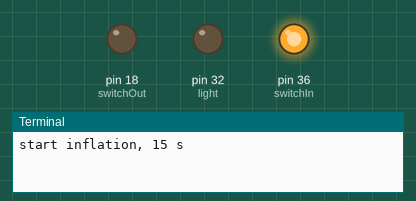
A program run on a simulated Raspberry Pi (header pin numbers). Shown: output pins drawn as LEDs (lit = HIGH), the last lines printed to the terminal. The clock reads 2024-03-15 10:24:30 at power-on unless the program sets it.

Above: at 7.5 s.
At 20.0 s:
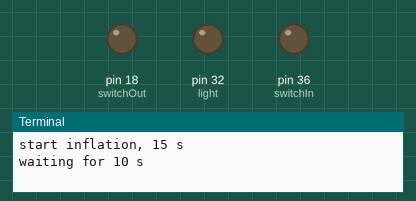
At 43.5 s:
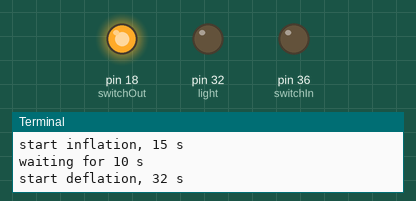
Timing chart, 0 to 80.6 s (numbered marks = the images above):
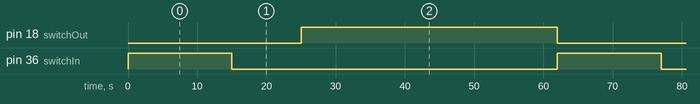

The program:

main.py
```python
# !/usr/bin/python3
# -*- coding: utf-8 -*-

import RPi.GPIO as GPIO
import time


def main():
    # GPIO port
    switchIn = 36
    switchOut = 18
    flowSensor = 12
    light = 32

    # time(s)
    inTime = 15
    waitTime = 10
    outTime = 32
    nextTime = 5

    # 配置GPIO口
    GPIO.setmode(GPIO.BOARD)        # 将GPIO编程方式设置为BOARD模式
    GPIO.setup(switchIn, GPIO.OUT)  # 设置物理引脚负责输出电压
    GPIO.setup(switchOut, GPIO.OUT)
    GPIO.setup(flowSensor, GPIO.IN)
    GPIO.setup(light, GPIO.OUT)

    while 1:
        try:
            # 充气过程
            print("start inflation, {} s".format(inTime))
            GPIO.output(switchIn, GPIO.HIGH) # switchIn输出高电平
            GPIO.output(switchOut, GPIO.LOW)
            GPIO.output(light, GPIO.LOW)
            time.sleep(inTime)
            GPIO.output(switchIn, GPIO.LOW) # switchIn输出低电平
            print("waiting for {} s".format(waitTime))
            time.sleep(waitTime)            # 充气后等待

            # 放气过程
            print("start deflation, {} s".format(outTime))
            GPIO.output(switchOut, GPIO.HIGH)
            start = time.time()
            while True:
                flow = GPIO.input(flowSensor)       # 读取流量传感器
                if flow:
                    GPIO.output(light, GPIO.HIGH)
                    while True:
                        current = time.time()       # 获取当前时间
                        if (current - start > outTime):
                            break                   # 持续了outTime则break
                current = time.time()
                if (current - start > outTime):
                    print("waiting for {} s".format(nextTime))
                    time.sleep(nextTime)            # 释气后等待
                    break
        except (KeyboardInterrupt, SystemExit):
            GPIO.cleanup()
            break

if __name__ == '__main__':
    main()
```

Measured:
- by itself, pin 18 (switchOut): alternates HIGH for 37.0 s and LOW for 25.0 s
- by itself, pin 36 (switchIn): alternates HIGH for 15.0 s and LOW for 47.0 s
